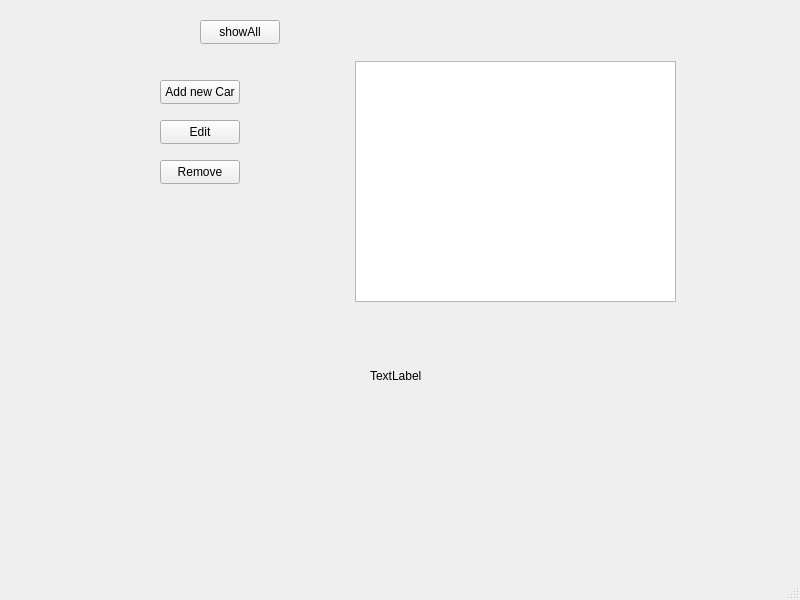
<?xml version="1.0" encoding="UTF-8"?>
<ui version="4.0">
 <class>MainWindow</class>
 <widget class="QMainWindow" name="MainWindow">
  <property name="geometry">
   <rect>
    <x>0</x>
    <y>0</y>
    <width>800</width>
    <height>600</height>
   </rect>
  </property>
  <property name="windowTitle">
   <string>MainWindow</string>
  </property>
  <widget class="QWidget" name="centralwidget">
   <widget class="QTableView" name="tableView">
    <property name="geometry">
     <rect>
      <x>355</x>
      <y>61</y>
      <width>321</width>
      <height>241</height>
     </rect>
    </property>
    <property name="selectionMode">
     <enum>QAbstractItemView::SingleSelection</enum>
    </property>
    <property name="selectionBehavior">
     <enum>QAbstractItemView::SelectRows</enum>
    </property>
   </widget>
   <widget class="QPushButton" name="pushAdd">
    <property name="geometry">
     <rect>
      <x>160</x>
      <y>80</y>
      <width>80</width>
      <height>24</height>
     </rect>
    </property>
    <property name="text">
     <string>Add new Car</string>
    </property>
   </widget>
   <widget class="QPushButton" name="pushEdit">
    <property name="geometry">
     <rect>
      <x>160</x>
      <y>120</y>
      <width>80</width>
      <height>24</height>
     </rect>
    </property>
    <property name="text">
     <string>Edit</string>
    </property>
   </widget>
   <widget class="QPushButton" name="pushRemove">
    <property name="geometry">
     <rect>
      <x>160</x>
      <y>160</y>
      <width>80</width>
      <height>24</height>
     </rect>
    </property>
    <property name="text">
     <string>Remove</string>
    </property>
   </widget>
   <widget class="QPushButton" name="btnshowAll">
    <property name="geometry">
     <rect>
      <x>200</x>
      <y>20</y>
      <width>80</width>
      <height>24</height>
     </rect>
    </property>
    <property name="text">
     <string>showAll</string>
    </property>
   </widget>
   <widget class="QLabel" name="labelResult">
    <property name="geometry">
     <rect>
      <x>370</x>
      <y>320</y>
      <width>241</width>
      <height>111</height>
     </rect>
    </property>
    <property name="text">
     <string>TextLabel</string>
    </property>
   </widget>
  </widget>
  <widget class="QMenuBar" name="menubar">
   <property name="geometry">
    <rect>
     <x>0</x>
     <y>0</y>
     <width>800</width>
     <height>21</height>
    </rect>
   </property>
  </widget>
  <widget class="QStatusBar" name="statusbar"/>
 </widget>
 <resources/>
 <connections/>
</ui>
